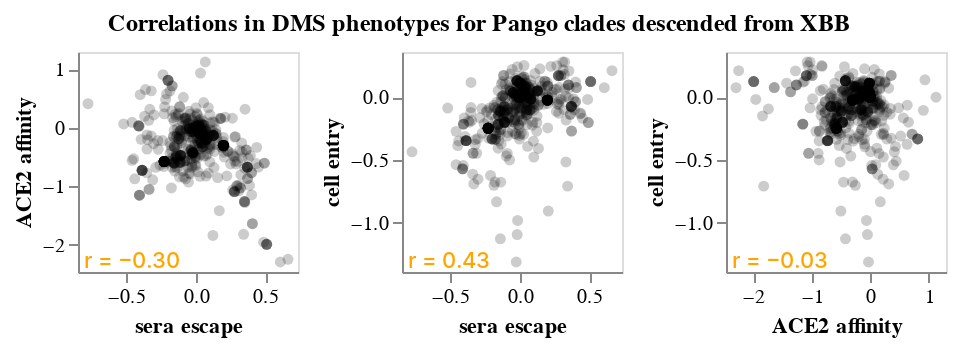

Source (notebook cell):
### Markdown cell above
## Pango clade phenotype correlation

### Code cell
pango_scatter_df = (
    pango_dms_df
    .pivot_table(
        index=[
            c
            for c in pango_dms_df
            if c not in {"DMS_phenotype", "phenotype", "phenotype_RBD_only", "phenotype_nonRBD_only", "n_child_clades"}
        ],
        values="phenotype",
        columns="DMS_phenotype",
    )
    .reset_index()
    .rename(columns={f"muts_from_{dms_clade}_missing_data": "muts_missing_data"})
    .rename(columns=col_renames)
)

pango_scatter_base = (
    alt.Chart(pango_scatter_df)
    .add_params(clade_selection)
    .properties(width=110, height=110)
)

pango_scatter_charts = []
for pheno1, pheno2 in itertools.combinations(phenotypes, 2):
    pheno_pango_scatter_chart = (
        pango_scatter_base
        .encode(
            x=alt.X(
                pheno1,
                scale=alt.Scale(nice=False, padding=5),
            ),
            y=alt.Y(
                pheno2,
                scale=alt.Scale(nice=False, padding=5),
            ),
            tooltip=[
                alt.Tooltip(
                    c,
                    title=col_renames_rev[c] if c in col_renames_rev else c,
                    format=".2f" if pango_scatter_df[c].dtype == float else {},
                )
                for c in pango_scatter_df.columns
            ],
            opacity=alt.condition(clade_selection, alt.value(1), alt.value(0.2)),
            size=alt.condition(clade_selection, alt.value(60), alt.value(30)),
            strokeWidth=alt.condition(clade_selection, alt.value(2), alt.value(0)),
        )
        .mark_circle(stroke="red", color="black")
    )
    pheno_pango_r = (
        pango_scatter_base
        .transform_regression(pheno1, pheno2, params=True)
        .transform_calculate(
            r=alt.expr.if_(
                alt.datum["coef"][1] >= 0,
                alt.expr.sqrt(alt.datum["rSquared"]),
                -alt.expr.sqrt(alt.datum["rSquared"]),
            ),
            label='"r = " + format(datum.r, ".2f")',
        )
        .mark_text(align="left", color="orange", fontWeight=500, fontSize=11, opacity=1)
        .encode(
            x=alt.value(3),
            y=alt.value(105),
            text=alt.Text("label:N"),
        )
    )
    pango_scatter_charts.append(pheno_pango_scatter_chart + pheno_pango_r)

pango_scatter_chart = (
    alt.hconcat(*pango_scatter_charts, spacing=9)
    .configure_axis(grid=False)
    .properties(        
        title=alt.TitleParams(
            (
                "Correlations in DMS phenotypes for"
                + f" Pango clades descended from {', '.join(starting_clades)}"
            ),
            anchor="middle",
            fontSize=12,
            dy=-3,
        ),
    )    
)

pango_scatter_chart

### Figure 1 — Vega-Lite specification as saved in the notebook (floating-point values rounded to 4 significant figures; data arrays with more than 128 entries replaced by an {"elided": "..."} marker saying what was removed)
{"config": {"view": {"continuousWidth": 300, "continuousHeight": 300}, "axis": {"grid": false}}, "hconcat": [{"layer": [{"mark": {"type": "circle", "color": "black", "stroke": "red"}, "encoding": {"opacity": {"condition": {"param": "param_1", "value": 1, "empty": false}, "value": 0.2}, "size": {"condition": {"param": "param_1", "value": 60, "empty": false}, "value": 30}, "strokeWidth": {"condition": {"param": "param_1", "value": 2, "empty": false}, "value": 0}, "tooltip": [{"field": "clade", "format": {}, "title": "clade", "type": "nominal"}, {"field": "date", "format": {}, "title": "date", "type": "temporal"}, {"field": "muts_from_XBB_1_5", "format": {}, "title": "muts_from_XBB.1.5", "type": "nominal"}, {"field": "muts_missing_data", "format": {}, "title": "muts_missing_data", "type": "nominal"}, {"field": "ACE2 affinity", "format": ".2f", "title": "ACE2 affinity", "type": "quantitative"}, {"field": "cell entry", "format": ".2f", "title": "cell entry", "type": "quantitative"}, {"field": "sera escape", "format": ".2f", "title": "sera escape", "type": "quantitative"}], "x": {"field": "sera escape", "scale": {"nice": false, "padding": 5}, "type": "quantitative"}, "y": {"field": "ACE2 affinity", "scale": {"nice": false, "padding": 5}, "type": "quantitative"}}, "name": "view_4"}, {"mark": {"type": "text", "align": "left", "color": "orange", "fontSize": 11, "fontWeight": 500, "opacity": 1}, "encoding": {"text": {"field": "label", "type": "nominal"}, "x": {"value": 3}, "y": {"value": 105}}, "transform": [{"on": "sera escape", "regression": "ACE2 affinity", "params": true}, {"calculate": "if((datum['coef'][1] >= 0),sqrt(datum['rSquared']),(-sqrt(datum['rSquared'])))", "as": "r"}, {"calculate": "\"r = \" + format(datum.r, \".2f\")", "as": "label"}]}], "height": 110, "width": 110}, {"layer": [{"mark": {"type": "circle", "color": "black", "stroke": "red"}, "encoding": {"opacity": {"condition": {"param": "param_1", "value": 1, "empty": false}, "value": 0.2}, "size": {"condition": {"param": "param_1", "value": 60, "empty": false}, "value": 30}, "strokeWidth": {"condition": {"param": "param_1", "value": 2, "empty": false}, "value": 0}, "tooltip": [{"field": "clade", "format": {}, "title": "clade", "type": "nominal"}, {"field": "date", "format": {}, "title": "date", "type": "temporal"}, {"field": "muts_from_XBB_1_5", "format": {}, "title": "muts_from_XBB.1.5", "type": "nominal"}, {"field": "muts_missing_data", "format": {}, "title": "muts_missing_data", "type": "nominal"}, {"field": "ACE2 affinity", "format": ".2f", "title": "ACE2 affinity", "type": "quantitative"}, {"field": "cell entry", "format": ".2f", "title": "cell entry", "type": "quantitative"}, {"field": "sera escape", "format": ".2f", "title": "sera escape", "type": "quantitative"}], "x": {"field": "sera escape", "scale": {"nice": false, "padding": 5}, "type": "quantitative"}, "y": {"field": "cell entry", "scale": {"nice": false, "padding": 5}, "type": "quantitative"}}, "name": "view_5"}, {"mark": {"type": "text", "align": "left", "color": "orange", "fontSize": 11, "fontWeight": 500, "opacity": 1}, "encoding": {"text": {"field": "label", "type": "nominal"}, "x": {"value": 3}, "y": {"value": 105}}, "transform": [{"on": "sera escape", "regression": "cell entry", "params": true}, {"calculate": "if((datum['coef'][1] >= 0),sqrt(datum['rSquared']),(-sqrt(datum['rSquared'])))", "as": "r"}, {"calculate": "\"r = \" + format(datum.r, \".2f\")", "as": "label"}]}], "height": 110, "width": 110}, {"layer": [{"mark": {"type": "circle", "color": "black", "stroke": "red"}, "encoding": {"opacity": {"condition": {"param": "param_1", "value": 1, "empty": false}, "value": 0.2}, "size": {"condition": {"param": "param_1", "value": 60, "empty": false}, "value": 30}, "strokeWidth": {"condition": {"param": "param_1", "value": 2, "empty": false}, "value": 0}, "tooltip": [{"field": "clade", "format": {}, "title": "clade", "type": "nominal"}, {"field": "date", "format": {}, "title": "date", "type": "temporal"}, {"field": "muts_from_XBB_1_5", "format": {}, "title": "muts_from_XBB.1.5", "type": "nominal"}, {"field": "muts_missing_data", "format": {}, "title": "muts_missing_data", "type": "nominal"}, {"field": "ACE2 affinity", "format": ".2f", "title": "ACE2 affinity", "type": "quantitative"}, {"field": "cell entry", "format": ".2f", "title": "cell entry", "type": "quantitative"}, {"field": "sera escape", "format": ".2f", "title": "sera escape", "type": "quantitative"}], "x": {"field": "ACE2 affinity", "scale": {"nice": false, "padding": 5}, "type": "quantitative"}, "y": {"field": "cell entry", "scale": {"nice": false, "padding": 5}, "type": "quantitative"}}, "name": "view_6"}, {"mark": {"type": "text", "align": "left", "color": "orange", "fontSize": 11, "fontWeight": 500, "opacity": 1}, "encoding": {"text": {"field": "label", "type": "nominal"}, "x": {"value": 3}, "y": {"value": 105}}, "transform": [{"on": "ACE2 affinity", "regression": "cell entry", "params": true}, {"calculate": "if((datum['coef'][1] >= 0),sqrt(datum['rSquared']),(-sqrt(datum['rSquared'])))", "as": "r"}, {"calculate": "\"r = \" + format(datum.r, \".2f\")", "as": "label"}]}], "height": 110, "width": 110}], "data": {"name": "data-53db770fbf30b088e2e5f7fd42c26d61"}, "params": [{"name": "param_1", "select": {"type": "point", "fields": ["clade"], "on": "mouseover"}, "views": ["view_4", "view_5", "view_6"]}], "spacing": 9, "title": {"text": "Correlations in DMS phenotypes for Pango clades descended from XBB", "anchor": "middle", "dy": -3, "fontSize": 12}, "$schema": "https://vega.github.io/schema/vega-lite/v5.15.1.json", "datasets": {"data-53db770fbf30b088e2e5f7fd42c26d61": {"elided": "680 records"}}}
